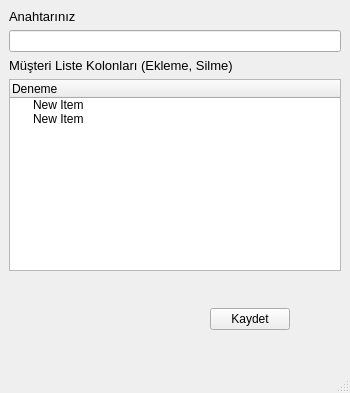
<?xml version="1.0" encoding="UTF-8"?>
<ui version="4.0">
 <class>MainWindow</class>
 <widget class="QMainWindow" name="MainWindow">
  <property name="geometry">
   <rect>
    <x>0</x>
    <y>0</y>
    <width>350</width>
    <height>393</height>
   </rect>
  </property>
  <property name="minimumSize">
   <size>
    <width>350</width>
    <height>393</height>
   </size>
  </property>
  <property name="maximumSize">
   <size>
    <width>350</width>
    <height>393</height>
   </size>
  </property>
  <property name="windowTitle">
   <string>MainWindow</string>
  </property>
  <widget class="QWidget" name="centralwidget">
   <layout class="QGridLayout" name="gridLayout">
    <item row="0" column="0">
     <layout class="QVBoxLayout" name="verticalLayout">
      <item>
       <layout class="QVBoxLayout" name="verticalLayout_4">
        <item>
         <widget class="QLabel" name="label">
          <property name="font">
           <font>
            <pointsize>10</pointsize>
           </font>
          </property>
          <property name="text">
           <string>Anahtarınız</string>
          </property>
         </widget>
        </item>
        <item>
         <widget class="QLineEdit" name="lineEdit"/>
        </item>
       </layout>
      </item>
      <item>
       <widget class="QLabel" name="label_2">
        <property name="font">
         <font>
          <pointsize>10</pointsize>
         </font>
        </property>
        <property name="text">
         <string>Müşteri Liste Kolonları (Ekleme, Silme)</string>
        </property>
       </widget>
      </item>
      <item>
       <layout class="QHBoxLayout" name="horizontalLayout">
        <item>
         <widget class="QTreeWidget" name="treeWidget">
          <property name="sizePolicy">
           <sizepolicy hsizetype="Expanding" vsizetype="Fixed">
            <horstretch>0</horstretch>
            <verstretch>0</verstretch>
           </sizepolicy>
          </property>
          <column>
           <property name="text">
            <string>Deneme</string>
           </property>
          </column>
          <item>
           <property name="text">
            <string>New Item</string>
           </property>
          </item>
          <item>
           <property name="text">
            <string>New Item</string>
           </property>
          </item>
         </widget>
        </item>
        <item>
         <layout class="QVBoxLayout" name="verticalLayout_2"/>
        </item>
       </layout>
      </item>
     </layout>
    </item>
    <item row="2" column="0" rowspan="2">
     <layout class="QHBoxLayout" name="horizontalLayout_2">
      <property name="leftMargin">
       <number>150</number>
      </property>
      <item>
       <widget class="QPushButton" name="pushButton">
        <property name="sizePolicy">
         <sizepolicy hsizetype="Fixed" vsizetype="Fixed">
          <horstretch>0</horstretch>
          <verstretch>0</verstretch>
         </sizepolicy>
        </property>
        <property name="text">
         <string>Kaydet</string>
        </property>
       </widget>
      </item>
     </layout>
    </item>
   </layout>
  </widget>
  <widget class="QMenuBar" name="menubar">
   <property name="geometry">
    <rect>
     <x>0</x>
     <y>0</y>
     <width>350</width>
     <height>26</height>
    </rect>
   </property>
  </widget>
  <widget class="QStatusBar" name="statusbar"/>
 </widget>
 <resources/>
 <connections/>
</ui>
